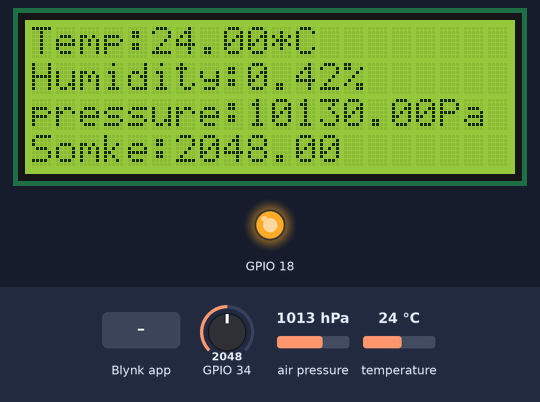
Bench run of a sketch on a simulated ESP32. Parts: 20×4 character LCD, output pins drawn as LEDs (lit = HIGH). The inputs (shaded band) are chosen by the test bench; at power-on: GPIO 34 = 2048, air pressure 1013 hPa, temperature 24 °C. WiFi joins after 1.5 s; servers stay silent unless stated; what the sketch prints to the serial monitor is not drawn.

Above: at 4.5 s.
4.6 s: GPIO 34 set to 1752
At 6.9 s:
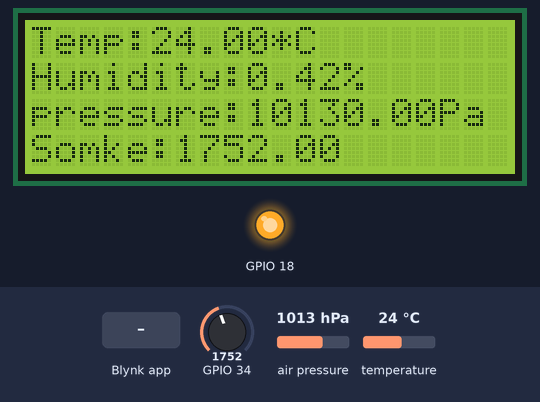
7.5 s: GPIO 34 set to 1648
At 10.2 s:
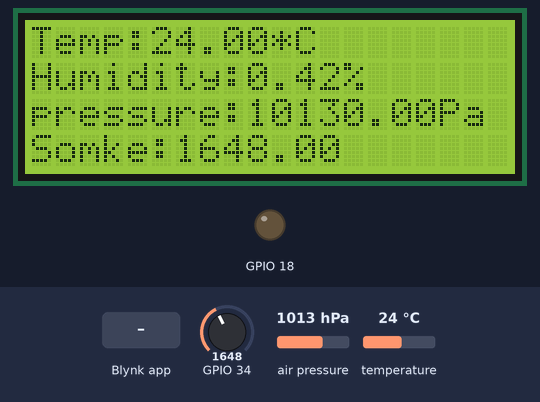
10.7 s: Blynk app writes 1 to V10
At 11.8 s:
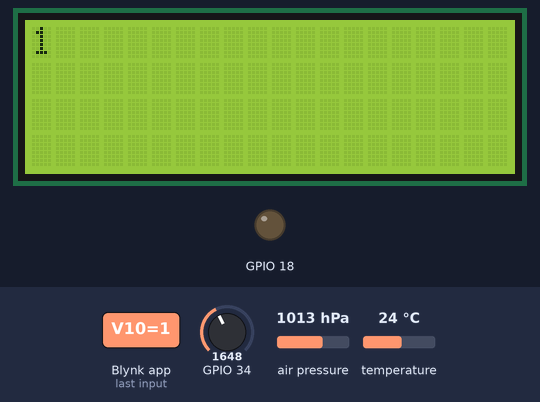
12.8 s: air pressure set to 952 hPa
At 16.8 s:
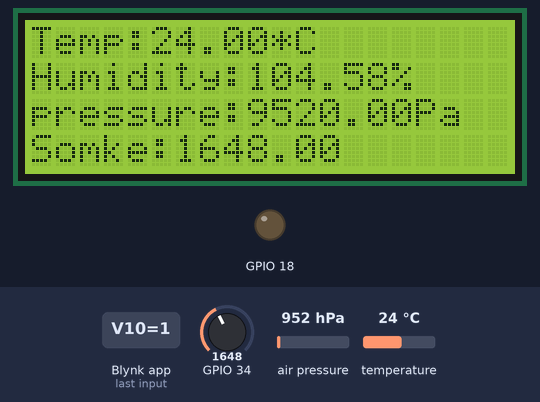
17.1 s: temperature set to 12 °C
At 18.6 s:
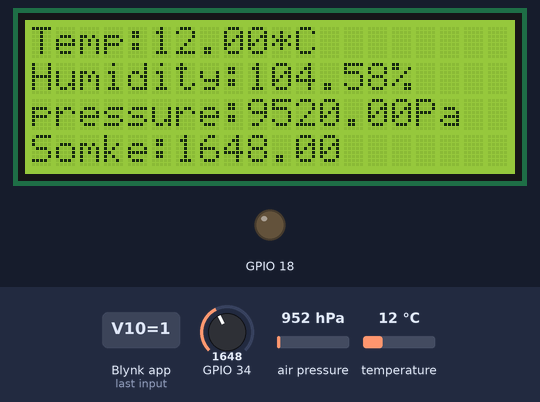
18.9 s: Blynk app writes 0 to V10
At 20.4 s:
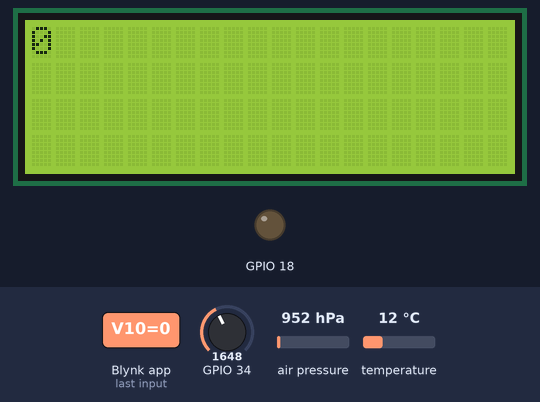
Timing chart, 0 to 21.9 s (numbered marks = the images above; inputs shaded):
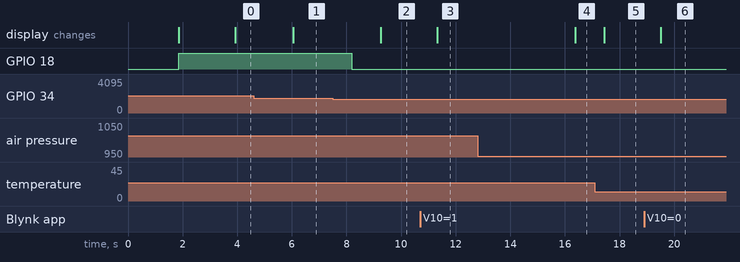

Measured:
- the behaviour switches between 1701 and 1700 on GPIO 34 (found by bisection; images 1 and 2)
- after the input at 4.6 s, the display: changes after 1.5 s (image 1)
- after the input at 7.5 s, GPIO 18: HIGH → LOW after 0.69 s; the display: changes after 1.7 s (image 2)
- after the input at 10.7 s, the display: changes after 0.62 s (image 3)
- after the input at 12.8 s, the display: changes after 3.6 s (image 4)
- after the input at 17.1 s, the display: changes after 0.35 s (image 5)
- after the input at 18.9 s, the display: changes after 0.61 s (image 6)

The sketch:

final_project_code.ino
```cpp
#define BLYNK_TEMPLATE_ID "TMPLXha9KzzL"
#define BLYNK_DEVICE_NAME "CSE360 project"
#define BLYNK_AUTH_TOKEN "oLyZ-KK7qXpYM0IJDARjIJMGoR_hzk5p"
#define BLYNK_PRINT Serial
#define MQ2pin (15)
#define buzzer (18)


#include <WiFi.h>
#include <WiFiClient.h>
#include <BlynkSimpleEsp32.h>
#include <LiquidCrystal_I2C.h>
LiquidCrystal_I2C lcd (0x27, 20,4);  //

//bmp start
#include <Wire.h>
#include <SPI.h>
#include <Adafruit_BMP280.h>
//mq start
//#include <Esplora.h>
//#include <MQ2.h>
//int pin = 15;
////int lpg, co, smoke;
//
//MQ2 mq2(pin);

#define BMP_SCK  (13)
#define BMP_MISO (12)
#define BMP_MOSI (11)
#define BMP_CS   (10)

float sensorVa=0;
Adafruit_BMP280 bmp; // I2C
//bmp end
// You  get Auth Token in the Blynk App.
// Go to the Project Settings (nut icon).

int value=1700;

char auth[] =BLYNK_AUTH_TOKEN;

// Your WiFi credentials.
// Set password to "" for open networks.
char ssid[] = "SHF";
char pass[] = "farhan12";

void setupBmp(){
    lcd. begin ();
    unsigned status;
   status = bmp.begin(0x76);
  if (!status) {
    Serial.println(F("Could not find a valid BMP280 sensor, check wiring or "
                      "try a different address!"));
    Serial.print("SensorID was: 0x"); Serial.println(bmp.sensorID(),16);
    Serial.print("        ID of 0xFF probably means a bad address, a BMP 180 or BMP 085\n");
    Serial.print("   ID of 0x56-0x58 represents a BMP 280,\n");
    Serial.print("        ID of 0x60 represents a BME 280.\n");
    Serial.print("        ID of 0x61 represents a BME 680.\n");
    while (1) delay(10);
  }

  /* Default settings from datasheet. */
  bmp.setSampling(Adafruit_BMP280::MODE_NORMAL,     /* Operating Mode. */
                  Adafruit_BMP280::SAMPLING_X2,     /* Temp. oversampling */
                  Adafruit_BMP280::SAMPLING_X16,    /* Pressure oversampling */
                  Adafruit_BMP280::FILTER_X16,      /* Filtering. */
                  Adafruit_BMP280::STANDBY_MS_500); /* Standby time. */

  }
BLYNK_WRITE(V10)
{
  String val = param.asStr();
  lcd.clear();

  lcd. print ( val);
delay(5000);
}
BLYNK_WRITE(V11)
{
   value = param.asInt();
   lcd.clear();

  lcd. print ( value);

  delay(5000);
}
void WRITE2(){
  sensorVa= analogRead(34); // read analog input pin 0
  Serial.println(sensorVa);
  if(sensorVa > value)
  {
    digitalWrite(18,1);
  }else{
    digitalWrite(18,0);
    }
     String smoke="Gas:"+ String(sensorVa );
    Blynk.virtualWrite(V2, smoke);
    delay(1000);
//     Blynk.virtualWrite(V2, smoke);
}
void setup()
{

  Serial.begin(9600);
//  analogRead(pin);
  Blynk.begin(auth, ssid, pass);
//  mq2.begin();
  setupBmp();
  pinMode(34,INPUT);
  pinMode(18,OUTPUT);
  WRITE2();
}

void loop()
{
  WRITE2();

  Blynk.run();


//  Serial.println(123);

//  delay(1000);
  String tempreture="Temp:"+ String(bmp.readTemperature())+"*C";
  String Humidity="Humidity:"+ String(bmp.readAltitude(1013.25)/5)+"%";
  String air="pressure:"+ String(bmp.readPressure()/10 )+"Pa";
  String smoke="Somke:"+ String(sensorVa );
//
//  String lpg="lpg:"+ String(mq2.readLPG())+"*C";
//  String co ="co:"+ String(mq2.readCO())+"%";
//  String smoke ="smoke :"+ String(mq2.readSmoke() )+"Pa";

  //String co="temp:"+ String(millis())+"C";


  Blynk.virtualWrite(V0,tempreture);
  Blynk.virtualWrite(V1, Humidity);
  Blynk.virtualWrite(V3, air);
//  Blynk.virtualWrite(V2, smoke);
//  lcd display
  lcd.clear();
  lcd. setCursor (0, 0);
  lcd. print ( tempreture );
  lcd. setCursor (0, 1);
  lcd. print ( Humidity );
  lcd. setCursor (0, 2);
  lcd. print ( air );
  lcd. setCursor (0, 3);
  lcd. print ( smoke );
// end lcd display

//  Blynk.virtualWrite(V2,lpg);
//  Blynk.virtualWrite(V4, co);
//  Blynk.virtualWrite(V5,smoke);
//  timer.run();
}
```
